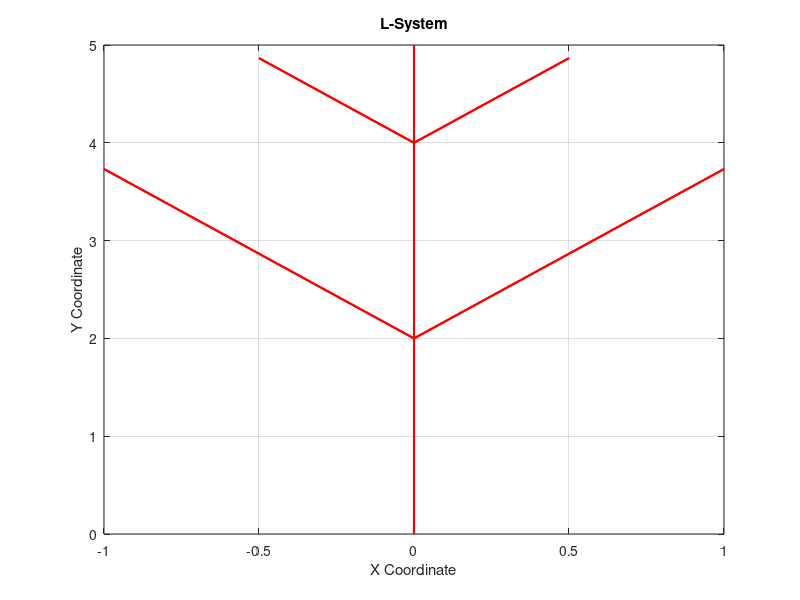

MATLAB code to generate this figure:
w = 'FF[+FF][-FF]FF[+F][-F]F';
lenw = length(w);

x = zeros(1, lenw + 1);
y = zeros(1, lenw + 1);
a = ones(1, lenw + 1) * pi / 2;

turn_ang = 30 * pi / 180;
d = 1;
saves = [];
index = 1;
fprintf('%-10s %-10s %-10s %-10s\n', 'Symbol', 'x', 'y', 'alpha');
fprintf('-----------------------------------------\n');
fprintf('%-10s %-10.5f %-10.5f %-10.2f\n', 'None', x(1), y(1), rad2deg(a(1)));
for i = 1:lenw
  if w(i) == 'F'
    x(index + 1) = x(index) + d * cos(a(index));
    y(index + 1) = y(index) + d * sin(a(index));
    a(index + 1) = a(index);
    index = index + 1;
  elseif w(i) == '+'
    x(index + 1) = x(index);
    y(index + 1) = y(index);
    a(index + 1) = a(index) + turn_ang;
    index = index + 1;
  elseif w(i) == '-'
    x(index + 1) = x(index);
    y(index + 1) = y(index);
    a(index + 1) = a(index) - turn_ang;
    index = index + 1;
  elseif w(i) == '['
    saves = [saves; x(index), y(index), a(index)];
  elseif w(i) == ']'
    x(index + 1) = saves(end, 1);
    y(index + 1) = saves(end, 2);
    a(index + 1) = saves(end, 3);
    saves(end, :) = [];
    index = index + 1;
  end
  fprintf('%-10s %-10.5f %-10.5f %-10.2f\n', w(i), x(index), y(index), rad2deg(a(index)));
end

plot (x, y, '-r', 'LineWidth', 1.5);
grid on
title('L-System');
xlabel('X Coordinate');
ylabel('Y Coordinate');
